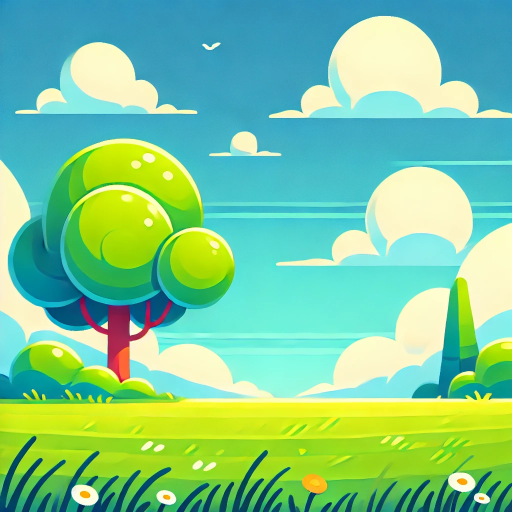
#> input picture vanacum.webp, 1024 x 1024 px (shown at 1/2 size)
$ jupyter execute Untitled2.ipynb
#> lines starting #> are read from the running program, lines starting #| are printed output that depends on the picture
[cell 1]
import cv2
import matplotlib.pyplot as plt
train=cv2.imread('vanacum.webp',0)
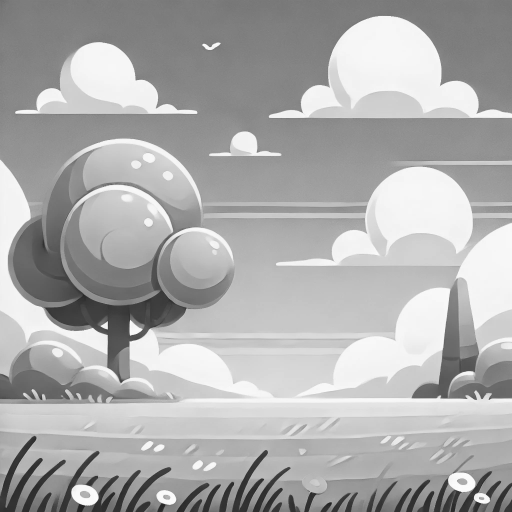
#> train: shape (1024, 1024) (shown at 1/2 size); min 29, max 254, mean 172.7
query=cv2.imread('vanacum.webp',0)
orb=cv2.ORB_create()
trainkeypoints,traindescryptors=orb.detectAndCompute(train,None)
#> trainkeypoints = 500 keypoints; strongest (x, y, size): (212, 649, 77.1), (213, 655, 44.6), (214, 657, 31), (214, 656, 37.2)
querykeypoints,querydescryptors=orb.detectAndCompute(query,None)
#> querykeypoints has the same summary as trainkeypoints
matcher=cv2.BFMatcher()
matches=matcher.match(querydescryptors,traindescryptors)
#> matches = 500 matches
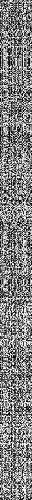
#> querydescryptors: shape (500, 32); min 0, max 255, mean 128.3
final_img=cv2.drawMatches(train,trainkeypoints,query,querykeypoints,matches[:20],None)
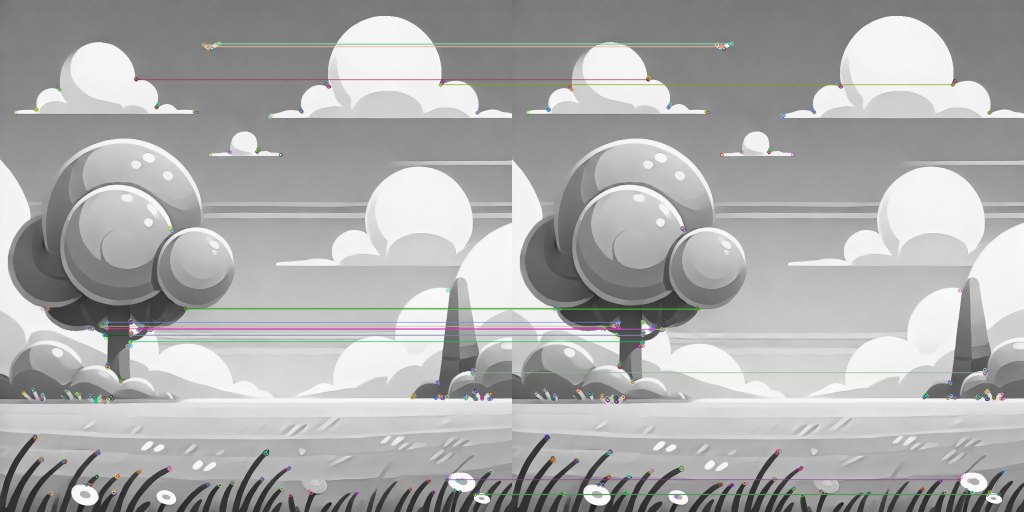
#> final_img: shape (1024, 2048, 3) (shown at 1/2 size); mean of channels 0, 1, 2 172, 172.2, 172.1; drawn as B, G, R
final_img=cv2.resize(final_img,(1000,650))
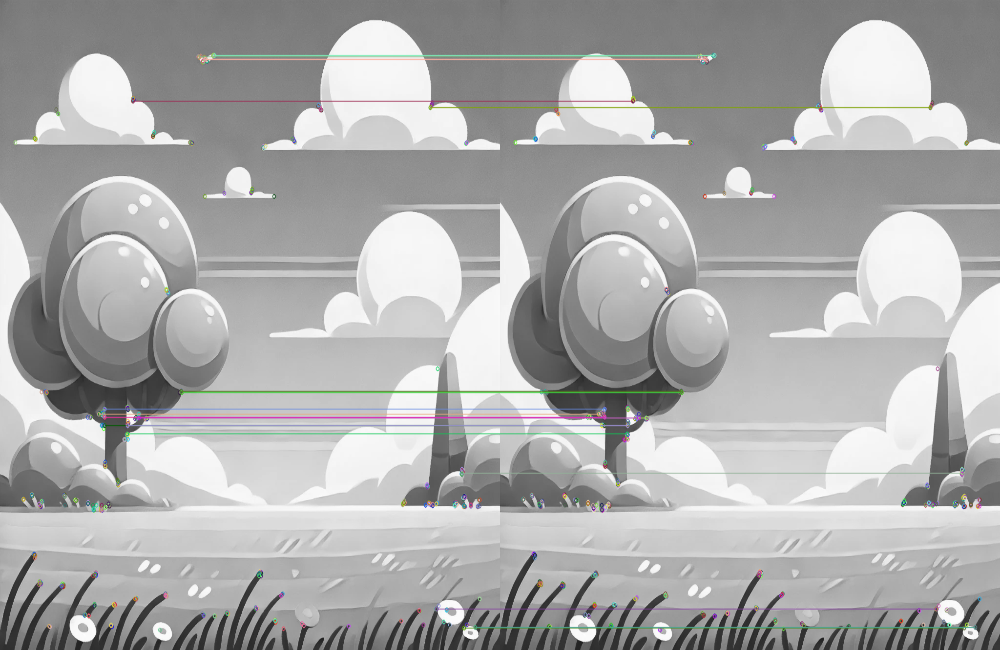
#> final_img: shape (650, 1000, 3); mean of channels 0, 1, 2 172, 172.2, 172.1; drawn as B, G, R
plt.subplot(1,2,1)
cv2.imshow('the heavy weight champon final',final_img)
